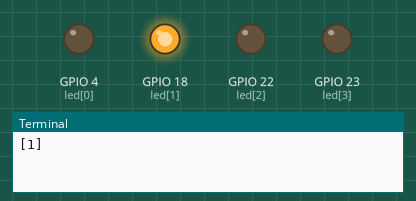
Simulated run of this program. Board: Raspberry Pi (BCM pin numbers). Parts: output pins drawn as LEDs (lit = HIGH), the last lines printed to the terminal. Random numbers come from a fixed seed. At 86.0 s the program stops and its outputs stay as they are.

Above: at 0.1 s.
At 10.1 s:
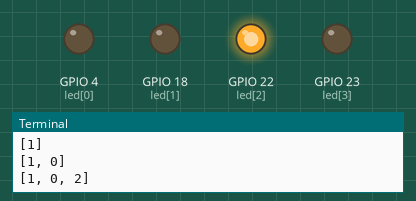
At 16.9 s:
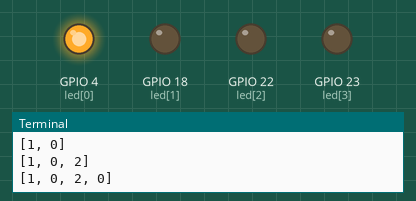
At 24.9 s:
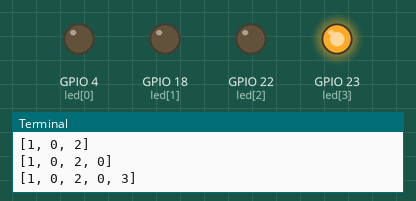
At 35.1 s:
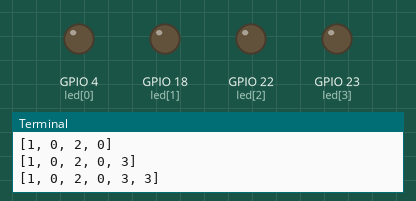
Timing chart, 0 to 40.0 s (numbered marks = the images above):
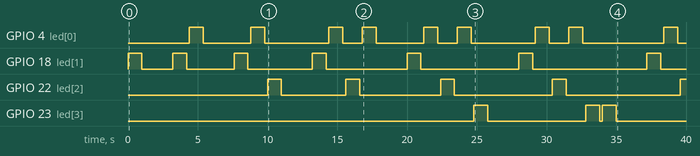

The program:

simon1.py
```python
# encoding: utf-8
import gpiozero
import random
import time

led = [
    gpiozero.LED(4),  # modra
    gpiozero.LED(18), # rdeča
    gpiozero.LED(22), # oranžna
    gpiozero.LED(23)  # zelena
]

# Ustvarjaj zaporedno dodajanje različnih/naključnih barv v zaporedje,
# ki je najprej dolgo 1 barvo, na koncu pa 10 barv. Izpši zaporedje oz.
# prižigaj lučke v zaporedju.
zaporedje = []
for i in range(10):
    nova = random.randint(0, 3)
    zaporedje.append(nova)
    # izpiši zaporedje
    print(zaporedje)
    # prižigaj lučke v zaporedju
    for barva in zaporedje:
        led[barva].on()
        time.sleep(1)
        led[barva].off()
        time.sleep(0.2)
    time.sleep(2)
```

Measured:
- by itself, GPIO 4 (led[0]): LOW → HIGH at 4.4 s, → LOW 1.0 s later, → HIGH 3.4 s later, → LOW 1.0 s later, … (18 changes in this stretch)
- by itself, GPIO 18 (led[1]): LOW → HIGH at 0.00 s, → LOW 1.0 s later, → HIGH 2.2 s later, → LOW 1.0 s later, … (14 changes in this stretch)
- by itself, GPIO 22 (led[2]): LOW → HIGH at 10.0 s, → LOW 1.0 s later, → HIGH 4.6 s later, → LOW 1.0 s later, … (9 changes in this stretch)
- by itself, GPIO 23 (led[3]): goes HIGH 1.0 s, LOW 7.0 s, HIGH 1.0 s, LOW 0.20 s, HIGH 1.0 s, then LOW
